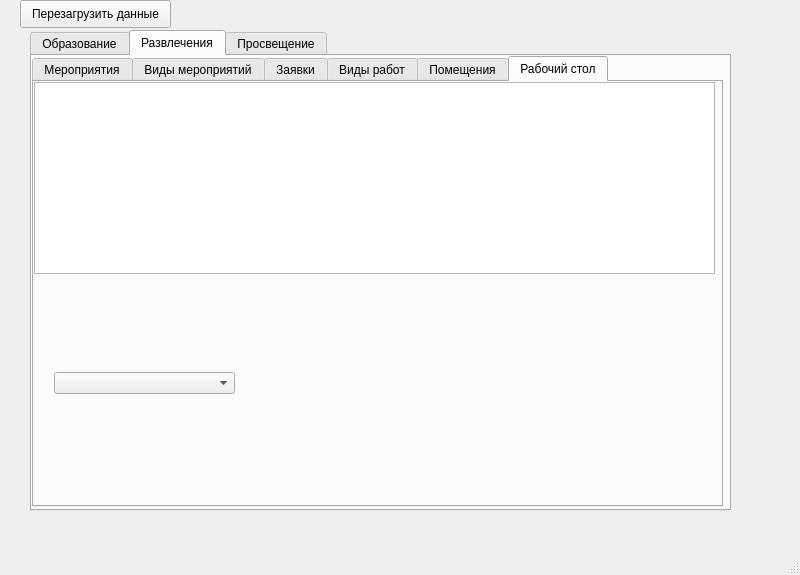
<?xml version="1.0" encoding="UTF-8"?>
<ui version="4.0">
 <class>MainWindow</class>
 <widget class="QMainWindow" name="MainWindow">
  <property name="geometry">
   <rect>
    <x>0</x>
    <y>0</y>
    <width>800</width>
    <height>575</height>
   </rect>
  </property>
  <property name="windowTitle">
   <string>MainWindow</string>
  </property>
  <widget class="QWidget" name="centralwidget">
   <widget class="QWidget" name="verticalLayoutWidget">
    <property name="geometry">
     <rect>
      <x>30</x>
      <y>30</y>
      <width>701</width>
      <height>481</height>
     </rect>
    </property>
    <layout class="QVBoxLayout" name="verticalLayout">
     <item>
      <widget class="QTabWidget" name="tabWidget">
       <property name="tabPosition">
        <enum>QTabWidget::North</enum>
       </property>
       <property name="currentIndex">
        <number>1</number>
       </property>
       <property name="tabBarAutoHide">
        <bool>false</bool>
       </property>
       <widget class="QWidget" name="tab1">
        <attribute name="title">
         <string>Образование</string>
        </attribute>
        <widget class="QTabWidget" name="tabWidget_4">
         <property name="geometry">
          <rect>
           <x>0</x>
           <y>0</y>
           <width>691</width>
           <height>451</height>
          </rect>
         </property>
         <property name="currentIndex">
          <number>0</number>
         </property>
         <widget class="QWidget" name="tab_9">
          <attribute name="title">
           <string>Помещения</string>
          </attribute>
          <widget class="QTableView" name="room_1">
           <property name="geometry">
            <rect>
             <x>0</x>
             <y>0</y>
             <width>681</width>
             <height>192</height>
            </rect>
           </property>
          </widget>
          <widget class="QWidget" name="horizontalLayoutWidget_13">
           <property name="geometry">
            <rect>
             <x>20</x>
             <y>330</y>
             <width>160</width>
             <height>80</height>
            </rect>
           </property>
           <layout class="QHBoxLayout" name="horizontalLayout_13">
            <item>
             <widget class="QPushButton" name="add_btn_1_1">
              <property name="text">
               <string>Добавить</string>
              </property>
             </widget>
            </item>
            <item>
             <widget class="QPushButton" name="del_btn_1_1">
              <property name="text">
               <string>Удалить</string>
              </property>
             </widget>
            </item>
           </layout>
          </widget>
         </widget>
        </widget>
       </widget>
       <widget class="QWidget" name="tab2">
        <attribute name="title">
         <string>Развлечения</string>
        </attribute>
        <widget class="QTabWidget" name="tabWidget_2">
         <property name="geometry">
          <rect>
           <x>0</x>
           <y>0</y>
           <width>691</width>
           <height>451</height>
          </rect>
         </property>
         <property name="currentIndex">
          <number>5</number>
         </property>
         <widget class="QWidget" name="tab2_1">
          <attribute name="title">
           <string>Мероприятия</string>
          </attribute>
          <widget class="QTableView" name="tableView_3">
           <property name="geometry">
            <rect>
             <x>0</x>
             <y>0</y>
             <width>681</width>
             <height>251</height>
            </rect>
           </property>
          </widget>
          <widget class="QWidget" name="horizontalLayoutWidget">
           <property name="geometry">
            <rect>
             <x>20</x>
             <y>300</y>
             <width>295</width>
             <height>80</height>
            </rect>
           </property>
           <layout class="QHBoxLayout" name="horizontalLayout">
            <item>
             <widget class="QPushButton" name="add_btn_2_1">
              <property name="text">
               <string>Добавить</string>
              </property>
              <attribute name="buttonGroup">
               <string notr="true">buttonGroup2_1</string>
              </attribute>
             </widget>
            </item>
            <item>
             <widget class="QPushButton" name="del_btn_2_1">
              <property name="text">
               <string>Удалить</string>
              </property>
              <attribute name="buttonGroup">
               <string notr="true">buttonGroup2_1</string>
              </attribute>
             </widget>
            </item>
           </layout>
          </widget>
         </widget>
         <widget class="QWidget" name="tab2_2">
          <attribute name="title">
           <string>Виды мероприятий</string>
          </attribute>
          <widget class="QTableView" name="tableView">
           <property name="geometry">
            <rect>
             <x>0</x>
             <y>-10</y>
             <width>681</width>
             <height>251</height>
            </rect>
           </property>
          </widget>
          <widget class="QWidget" name="horizontalLayoutWidget_2">
           <property name="geometry">
            <rect>
             <x>30</x>
             <y>300</y>
             <width>295</width>
             <height>80</height>
            </rect>
           </property>
           <layout class="QHBoxLayout" name="horizontalLayout_2">
            <item>
             <widget class="QPushButton" name="add_btn_2_2">
              <property name="text">
               <string>Добавить</string>
              </property>
              <attribute name="buttonGroup">
               <string notr="true">buttonGroup2_2</string>
              </attribute>
             </widget>
            </item>
            <item>
             <widget class="QPushButton" name="del_btn_2_2">
              <property name="text">
               <string>Удалить</string>
              </property>
              <attribute name="buttonGroup">
               <string notr="true">buttonGroup2_2</string>
              </attribute>
             </widget>
            </item>
           </layout>
          </widget>
         </widget>
         <widget class="QWidget" name="tab2_3">
          <property name="sizePolicy">
           <sizepolicy hsizetype="Expanding" vsizetype="Expanding">
            <horstretch>0</horstretch>
            <verstretch>0</verstretch>
           </sizepolicy>
          </property>
          <attribute name="title">
           <string>Заявки</string>
          </attribute>
          <widget class="QTableWidget" name="order_2">
           <property name="geometry">
            <rect>
             <x>0</x>
             <y>0</y>
             <width>681</width>
             <height>251</height>
            </rect>
           </property>
          </widget>
          <widget class="QWidget" name="horizontalLayoutWidget_5">
           <property name="geometry">
            <rect>
             <x>10</x>
             <y>330</y>
             <width>239</width>
             <height>80</height>
            </rect>
           </property>
           <layout class="QHBoxLayout" name="horizontalLayout_3">
            <item>
             <widget class="QPushButton" name="add_btn_2_3">
              <property name="text">
               <string>Добавить</string>
              </property>
             </widget>
            </item>
            <item>
             <widget class="QPushButton" name="del_btn_2_3">
              <property name="text">
               <string>Удалить</string>
              </property>
             </widget>
            </item>
            <item>
             <widget class="QPushButton" name="change_btn_2_3">
              <property name="text">
               <string>Сохранить</string>
              </property>
             </widget>
            </item>
           </layout>
          </widget>
          <widget class="QLabel" name="label">
           <property name="geometry">
            <rect>
             <x>40</x>
             <y>270</y>
             <width>281</width>
             <height>21</height>
            </rect>
           </property>
           <property name="text">
            <string>Статусы: Выполнена(1), К выполнению(2), Создана(3)</string>
           </property>
          </widget>
         </widget>
         <widget class="QWidget" name="tab2_4">
          <attribute name="title">
           <string>Виды работ</string>
          </attribute>
          <widget class="QTableView" name="work_type_2">
           <property name="geometry">
            <rect>
             <x>0</x>
             <y>0</y>
             <width>691</width>
             <height>192</height>
            </rect>
           </property>
          </widget>
          <widget class="QWidget" name="horizontalLayoutWidget_7">
           <property name="geometry">
            <rect>
             <x>20</x>
             <y>330</y>
             <width>160</width>
             <height>80</height>
            </rect>
           </property>
           <layout class="QHBoxLayout" name="horizontalLayout_7">
            <item>
             <widget class="QPushButton" name="add_btn_2_4">
              <property name="text">
               <string>Добавить</string>
              </property>
             </widget>
            </item>
            <item>
             <widget class="QPushButton" name="del_btn_2_4">
              <property name="text">
               <string>Удалить</string>
              </property>
             </widget>
            </item>
           </layout>
          </widget>
         </widget>
         <widget class="QWidget" name="tab2_5">
          <attribute name="title">
           <string>Помещения</string>
          </attribute>
          <widget class="QTableView" name="room_2">
           <property name="geometry">
            <rect>
             <x>0</x>
             <y>0</y>
             <width>681</width>
             <height>192</height>
            </rect>
           </property>
          </widget>
          <widget class="QWidget" name="horizontalLayoutWidget_10">
           <property name="geometry">
            <rect>
             <x>20</x>
             <y>330</y>
             <width>160</width>
             <height>80</height>
            </rect>
           </property>
           <layout class="QHBoxLayout" name="horizontalLayout_10">
            <item>
             <widget class="QPushButton" name="add_btn_2_5">
              <property name="text">
               <string>Добавить</string>
              </property>
             </widget>
            </item>
            <item>
             <widget class="QPushButton" name="del_btn_2_5">
              <property name="text">
               <string>Удалить</string>
              </property>
             </widget>
            </item>
           </layout>
          </widget>
         </widget>
         <widget class="QWidget" name="tab2_6">
          <attribute name="title">
           <string>Рабочий стол</string>
          </attribute>
          <widget class="QTableWidget" name="desktop_2">
           <property name="geometry">
            <rect>
             <x>0</x>
             <y>0</y>
             <width>681</width>
             <height>192</height>
            </rect>
           </property>
          </widget>
          <widget class="QComboBox" name="combo_2_6">
           <property name="geometry">
            <rect>
             <x>20</x>
             <y>290</y>
             <width>181</width>
             <height>22</height>
            </rect>
           </property>
          </widget>
         </widget>
        </widget>
       </widget>
       <widget class="QWidget" name="tab3">
        <attribute name="title">
         <string>Просвещение</string>
        </attribute>
        <widget class="QTabWidget" name="tabWidget_3">
         <property name="geometry">
          <rect>
           <x>0</x>
           <y>0</y>
           <width>691</width>
           <height>451</height>
          </rect>
         </property>
         <property name="currentIndex">
          <number>5</number>
         </property>
         <widget class="QWidget" name="tab3_1">
          <attribute name="title">
           <string>Мероприятия</string>
          </attribute>
          <widget class="QTableView" name="tableView_4">
           <property name="geometry">
            <rect>
             <x>0</x>
             <y>0</y>
             <width>681</width>
             <height>251</height>
            </rect>
           </property>
          </widget>
          <widget class="QWidget" name="horizontalLayoutWidget_3">
           <property name="geometry">
            <rect>
             <x>20</x>
             <y>290</y>
             <width>302</width>
             <height>80</height>
            </rect>
           </property>
           <layout class="QHBoxLayout" name="horizontalLayout_4">
            <item>
             <widget class="QPushButton" name="add_btn_3_1">
              <property name="text">
               <string>Добавить</string>
              </property>
              <attribute name="buttonGroup">
               <string notr="true">buttonGroup3_1</string>
              </attribute>
             </widget>
            </item>
            <item>
             <widget class="QPushButton" name="del_btn_3_1">
              <property name="text">
               <string>Удалить</string>
              </property>
              <attribute name="buttonGroup">
               <string notr="true">buttonGroup3_1</string>
              </attribute>
             </widget>
            </item>
           </layout>
          </widget>
         </widget>
         <widget class="QWidget" name="tab3_2">
          <attribute name="title">
           <string>Виды мероприятий</string>
          </attribute>
          <widget class="QTableView" name="tableView_2">
           <property name="geometry">
            <rect>
             <x>0</x>
             <y>0</y>
             <width>681</width>
             <height>251</height>
            </rect>
           </property>
          </widget>
          <widget class="QWidget" name="horizontalLayoutWidget_4">
           <property name="geometry">
            <rect>
             <x>20</x>
             <y>290</y>
             <width>295</width>
             <height>80</height>
            </rect>
           </property>
           <layout class="QHBoxLayout" name="horizontalLayout_5">
            <item>
             <widget class="QPushButton" name="add_btn_3_2">
              <property name="text">
               <string>Добавить</string>
              </property>
              <attribute name="buttonGroup">
               <string notr="true">buttonGroup3_2</string>
              </attribute>
             </widget>
            </item>
            <item>
             <widget class="QPushButton" name="del_btn_3_2">
              <property name="text">
               <string>Удалить</string>
              </property>
              <attribute name="buttonGroup">
               <string notr="true">buttonGroup3_2</string>
              </attribute>
             </widget>
            </item>
           </layout>
          </widget>
         </widget>
         <widget class="QWidget" name="tab3_3">
          <property name="tabletTracking">
           <bool>false</bool>
          </property>
          <attribute name="title">
           <string>Заявки</string>
          </attribute>
          <widget class="QTableWidget" name="order_3">
           <property name="geometry">
            <rect>
             <x>0</x>
             <y>0</y>
             <width>681</width>
             <height>251</height>
            </rect>
           </property>
          </widget>
          <widget class="QWidget" name="horizontalLayoutWidget_6">
           <property name="geometry">
            <rect>
             <x>10</x>
             <y>330</y>
             <width>239</width>
             <height>80</height>
            </rect>
           </property>
           <layout class="QHBoxLayout" name="horizontalLayout_6">
            <item>
             <widget class="QPushButton" name="add_btn_3_3">
              <property name="text">
               <string>Добавить</string>
              </property>
             </widget>
            </item>
            <item>
             <widget class="QPushButton" name="del_btn_3_3">
              <property name="text">
               <string>Удалить</string>
              </property>
             </widget>
            </item>
            <item>
             <widget class="QPushButton" name="change_btn_3_3">
              <property name="text">
               <string>Сохранить</string>
              </property>
             </widget>
            </item>
           </layout>
          </widget>
          <widget class="QLabel" name="label_2">
           <property name="geometry">
            <rect>
             <x>20</x>
             <y>280</y>
             <width>281</width>
             <height>21</height>
            </rect>
           </property>
           <property name="text">
            <string>Статусы: Выполнена(1), К выполнению(2), Создана(3)</string>
           </property>
          </widget>
         </widget>
         <widget class="QWidget" name="tab3_4">
          <attribute name="title">
           <string>Виды работ</string>
          </attribute>
          <widget class="QTableView" name="work_type_3">
           <property name="geometry">
            <rect>
             <x>0</x>
             <y>0</y>
             <width>681</width>
             <height>192</height>
            </rect>
           </property>
          </widget>
          <widget class="QWidget" name="horizontalLayoutWidget_8">
           <property name="geometry">
            <rect>
             <x>10</x>
             <y>330</y>
             <width>160</width>
             <height>80</height>
            </rect>
           </property>
           <layout class="QHBoxLayout" name="horizontalLayout_8">
            <item>
             <widget class="QPushButton" name="add_btn_3_4">
              <property name="text">
               <string>Добавить</string>
              </property>
             </widget>
            </item>
            <item>
             <widget class="QPushButton" name="del_btn_3_4">
              <property name="text">
               <string>Удалить</string>
              </property>
             </widget>
            </item>
           </layout>
          </widget>
         </widget>
         <widget class="QWidget" name="tab3_5">
          <attribute name="title">
           <string>Помещения</string>
          </attribute>
          <widget class="QTableView" name="room_3">
           <property name="geometry">
            <rect>
             <x>0</x>
             <y>-20</y>
             <width>681</width>
             <height>192</height>
            </rect>
           </property>
          </widget>
          <widget class="QWidget" name="horizontalLayoutWidget_9">
           <property name="geometry">
            <rect>
             <x>20</x>
             <y>330</y>
             <width>160</width>
             <height>80</height>
            </rect>
           </property>
           <layout class="QHBoxLayout" name="horizontalLayout_9">
            <item>
             <widget class="QPushButton" name="add_btn_3_5">
              <property name="text">
               <string>Добавить</string>
              </property>
             </widget>
            </item>
            <item>
             <widget class="QPushButton" name="del_btn_3_5">
              <property name="text">
               <string>Удалить</string>
              </property>
             </widget>
            </item>
           </layout>
          </widget>
         </widget>
         <widget class="QWidget" name="tab3_6">
          <attribute name="title">
           <string>Рабочий стол</string>
          </attribute>
          <widget class="QTableWidget" name="desktop_3">
           <property name="geometry">
            <rect>
             <x>0</x>
             <y>0</y>
             <width>681</width>
             <height>192</height>
            </rect>
           </property>
          </widget>
          <widget class="QComboBox" name="combo_3_6">
           <property name="geometry">
            <rect>
             <x>30</x>
             <y>300</y>
             <width>171</width>
             <height>22</height>
            </rect>
           </property>
          </widget>
         </widget>
        </widget>
       </widget>
      </widget>
     </item>
    </layout>
   </widget>
   <widget class="QPushButton" name="reload_btn">
    <property name="geometry">
     <rect>
      <x>20</x>
      <y>0</y>
      <width>151</width>
      <height>28</height>
     </rect>
    </property>
    <property name="text">
     <string>Перезагрузить данные</string>
    </property>
   </widget>
  </widget>
  <widget class="QMenuBar" name="menubar">
   <property name="geometry">
    <rect>
     <x>0</x>
     <y>0</y>
     <width>800</width>
     <height>21</height>
    </rect>
   </property>
  </widget>
  <widget class="QStatusBar" name="statusbar"/>
 </widget>
 <resources/>
 <connections/>
 <buttongroups>
  <buttongroup name="buttonGroup2_1"/>
  <buttongroup name="buttonGroup2_2"/>
  <buttongroup name="buttonGroup3_2"/>
  <buttongroup name="buttonGroup3_1"/>
 </buttongroups>
</ui>
